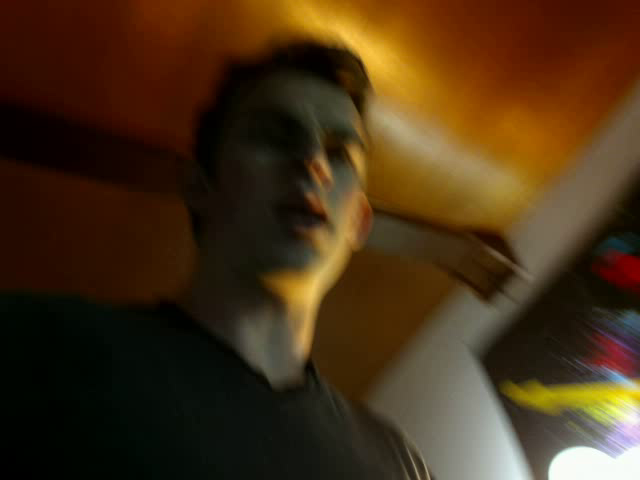
#> input picture frame 0 of Tommy/forNik/mpi/vid1.avi, 640 x 480 px, given in place of the camera
$ python saveAlternate.py
#> lines starting #> are read from the running program, lines starting #| are printed output that depends on the picture; after the words box and inside, x2 and y2 are one past the last pixel; in counts of white or black regions, pixels touching at a corner belong together; pictures that were not available may be replaced by others from this repository, and a replacement may not be noted
import cv2
import numpy as np
import sys
import time

folder = 'mpi/'

haar_path = 'C:/Users/tlsha/Anaconda3/Library/etc/haarcascades/'
faceCL = cv2.CascadeClassifier(haar_path+'haarcascade_frontalface_default.xml')

cap = cv2.VideoCapture(1)
reader1 = cv2.VideoCapture('vid1.avi')
reader2 = cv2.VideoCapture('vid2.avi')
ret, frame = cap.read()
#> frame is the input picture: shape (480, 640, 3); mean B, G, R 22.9, 48.3, 70.8

fourcc = cv2.VideoWriter_fourcc(*'XVID')

writer1 = cv2.VideoWriter(folder+'vid1.avi', fourcc, 20, (640,480), True)
writer2 = cv2.VideoWriter(folder+'vid2.avi', fourcc, 20, (640,480), True)


# [12 lines left out: function read1_write2, not called in this run]

def read2_write1(frame_capture):
    '''Read from vid2.avi and write passed frame to vid1.avi'''
    global reader2, writer1
    ret, frame_read = reader2.read()

    writer1.write(frame_capture)
    if ret:
##        cv2.imshow("vid2.avi Display", frame_read)
##        cv2.moveWindow("vid2.avi Display", 700,500)
        return frame_read
    else:
        return np.zeros_like(frame_capture)

# [31 lines left out: functions init_read2_write1, init_read1_write2, not called in this run]


switch = False
newFace = False
noface_counter = 0
noface_buffer = 5 #frames
faces = []

while True:
    #standard live capture
    ret, frame = cap.read()
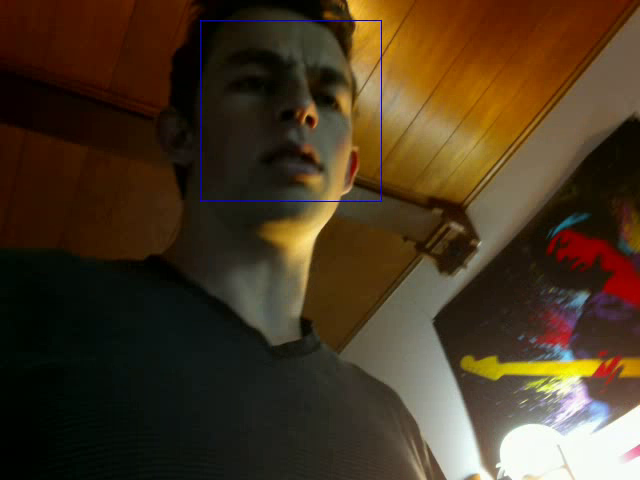
#> input picture frame 1 of Tommy/forNik/mpi/vid1.avi, 640 x 480 px, given in place of the camera
#> frame is the input picture: shape (480, 640, 3); mean B, G, R 33.7, 54.9, 71.9
    gray = cv2.cvtColor(frame, cv2.COLOR_BGR2GRAY)
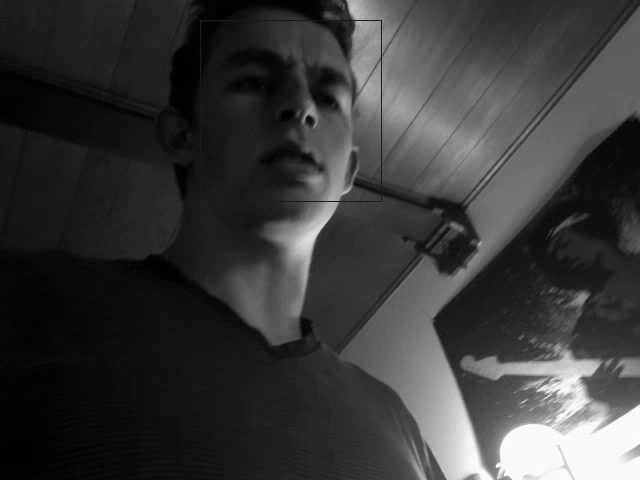
#> gray: shape (480, 640); min 0, max 255, mean 57.5
    frame_read = np.zeros_like(frame)

    faces = faceCL.detectMultiScale(gray, 1.3, 5)
#> faces = [[200, 20, 181, 181]]
    if len(faces) > 0:
        x,y = (faces[0][0], faces[0][1])
#> x = 200; y = 20
        w,h = (faces[0][2], faces[0][3])
#> w = 181; h = 181
        cv2.rectangle(frame, (x,y), (x+w,y+h), (255,0,0))
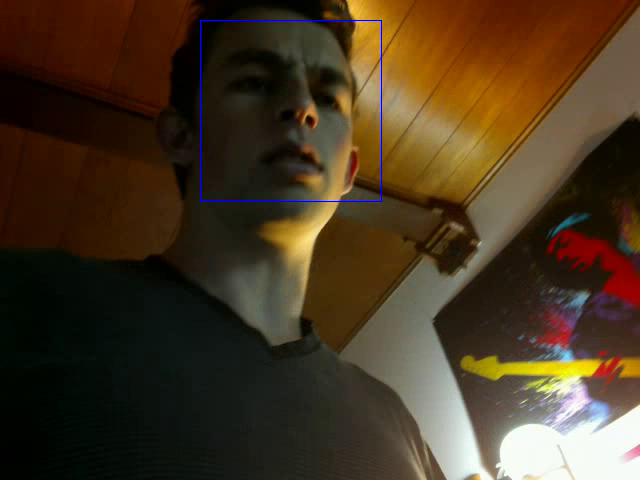
#> frame: shape (480, 640, 3); 0.24% of pixels changed, all inside (x1, y1, x2, y2) = (200, 20, 382, 202)

        noface_counter = 0
        newFace = False
    else:
        noface_counter += 1
        print("no face for %d frames" %noface_counter)


    if noface_counter == noface_buffer:
        newFace = True


    if newFace: #this if decides WHEN to switch files
        print("switching")
        if switch:
            init_read2_write1()
        else:
            init_read1_write2()
        switch = not switch
        newFace = False

    if switch and not newFace:
        frame_read = read1_write2(frame) #FIXME: frame_read = None
    elif not switch and not newFace:
        frame_read = read2_write1(frame) #FIXME: frame_read = None

    #frame_read = np.zeros_like(frame) #FIXME: remove when above fixme's are fixed
    frame_blend = cv2.addWeighted(frame, 0.5, frame_read, 0.5, 0)
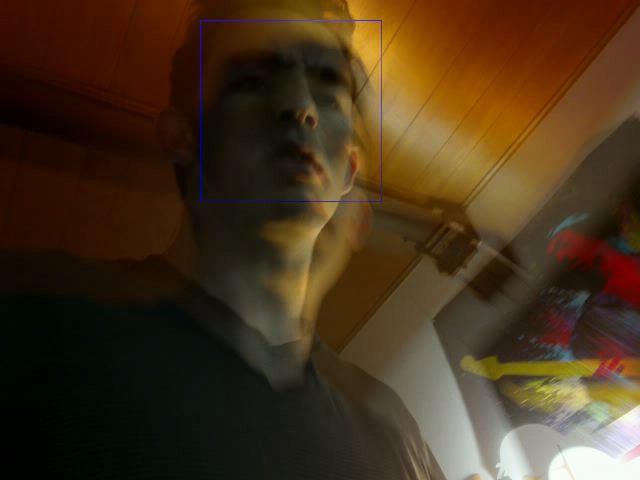
#> frame_blend: shape (480, 640, 3); mean B, G, R 28.5, 51.6, 71.3

    cv2.imshow("LIVE CAPTURE - for reference", frame_blend)
    cv2.moveWindow("LIVE CAPTURE - for reference", 10,10)
    if cv2.waitKey(33) == 27:
#> (key Esc is pressed here)
        break


cap.release()
reader1.release()
reader2.release()
writer1.release()
writer2.release()

cv2.destroyAllWindows()
print("fin")

$ run again, starting later in the video
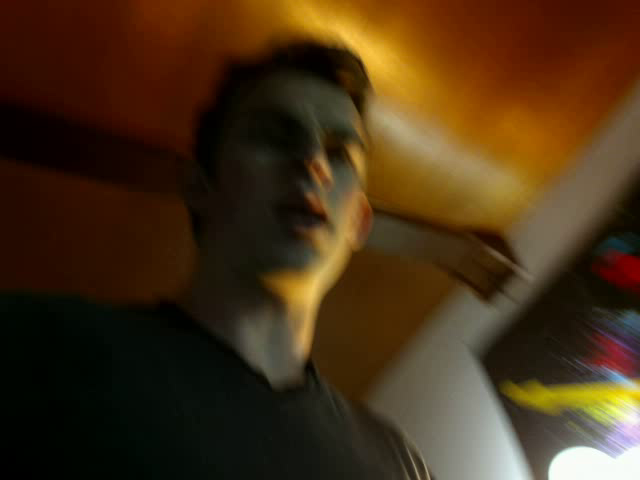
#> input picture frame 0 of Tommy/forNik/mpi/vid1.avi, 640 x 480 px, given in place of the camera
#> frame is the input picture: shape (480, 640, 3); mean B, G, R 22.9, 48.3, 70.8
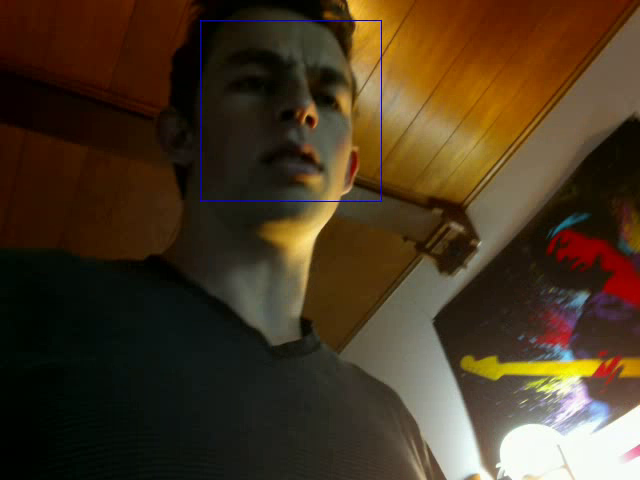
#> input picture frame 1 of Tommy/forNik/mpi/vid1.avi, 640 x 480 px, given in place of the camera
#> frame is the input picture: shape (480, 640, 3); mean B, G, R 33.7, 54.9, 71.9
#> faces = [[200, 20, 181, 181]]
#> x = 200; y = 20
#> w = 181
#> frame: shape (480, 640, 3); 0.24% of pixels changed, all inside (x1, y1, x2, y2) = (200, 20, 382, 202)

$ run again, starting later in the video
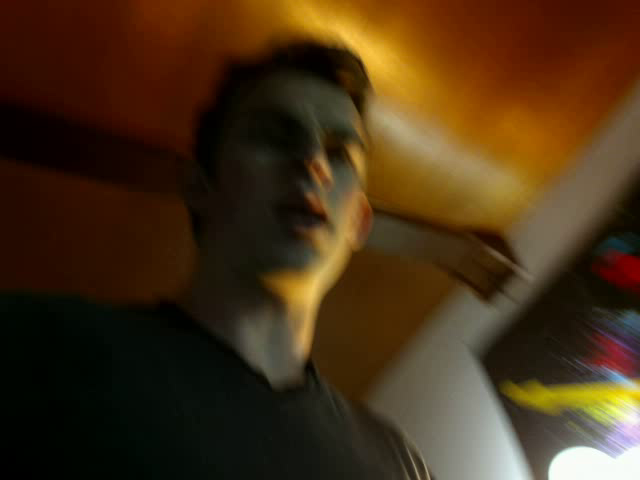
#> input picture frame 0 of Tommy/forNik/mpi/vid1.avi, 640 x 480 px, given in place of the camera
#> frame is the input picture: shape (480, 640, 3); mean B, G, R 22.9, 48.3, 70.8
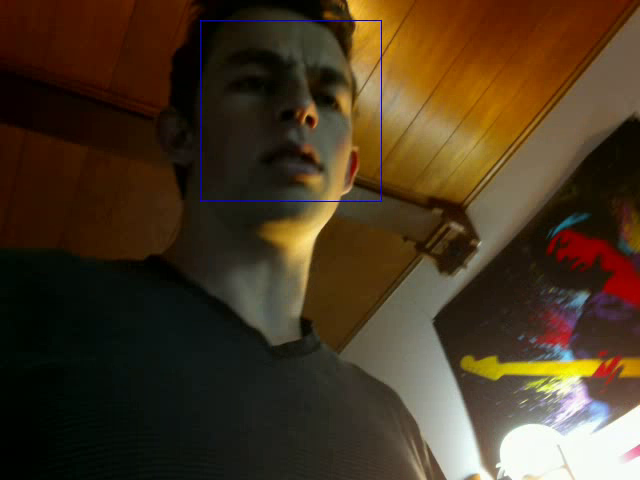
#> input picture frame 1 of Tommy/forNik/mpi/vid1.avi, 640 x 480 px, given in place of the camera
#> frame is the input picture: shape (480, 640, 3); mean B, G, R 33.7, 54.9, 71.9
#> faces = [[200, 20, 181, 181]]
#> x = 200; y = 20
#> w = 181
#> frame: shape (480, 640, 3); 0.24% of pixels changed, all inside (x1, y1, x2, y2) = (200, 20, 382, 202)
